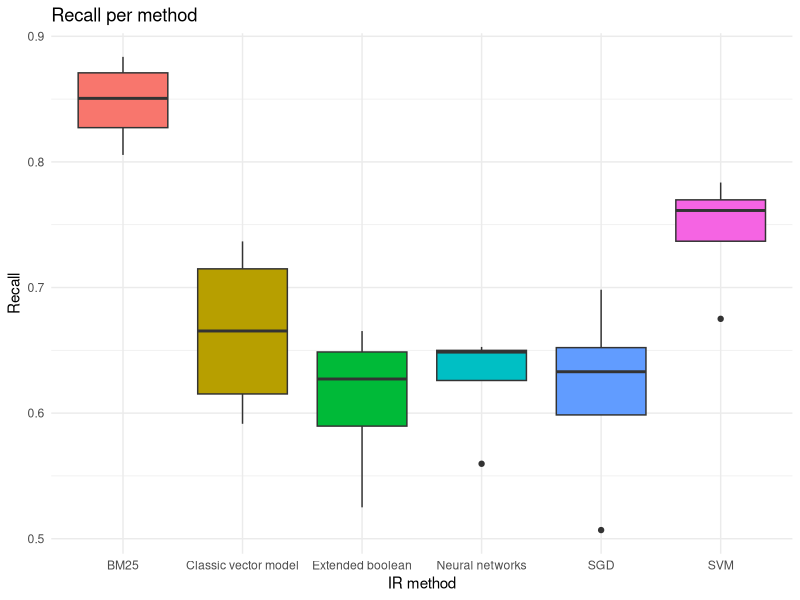

Here is the R script that generated this plot:
#loading library
require("ggplot2")

# selecting the current directory
setwd("/Users/tassiovale/Dropbox/PhD Thesis/trace2vary/trace_recovery/results/")

# read csv file
data <- read.csv("2018-05-02_15h43m_output.csv")

chart <- ggplot(data=data, aes(x=method, y=recall, fill=method)) +
    geom_boxplot() +
    theme_minimal() +
    ggtitle("Recall per method") +
    labs(x="IR method", y="Recall") +
    scale_fill_discrete(guide=FALSE)

ggsave("2018-05-02_15h43m_recall_chart.eps")